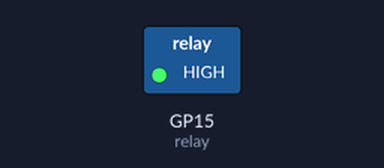
The program below on a simulated Raspberry Pi Pico running MicroPython. Shown: switched loads named in the program (green lamp = pin HIGH). Dashed ring = blinking. At 10.0 s the program stops and its outputs stay as they are.

Above: at 0.2 s.
Timing chart, 0 to 3.0 s (numbered marks = the images above):
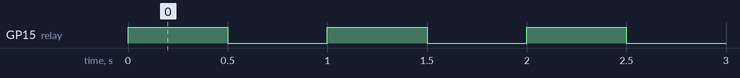

The program:

led_rg_relay.py
```python
# 继电器

from machine import Pin
from time import sleep

relay = Pin(15, Pin.OUT)
relay.value(0)

for _ in range(10):
    relay.value(1)
    sleep(0.5)
    relay.value(0)
    sleep(0.5)

relay.value(0)

    
```

Measured:
- by itself, GP15 (relay): alternates HIGH for 0.50 s and LOW for 0.50 s, 20 changes in all, then stays LOW
